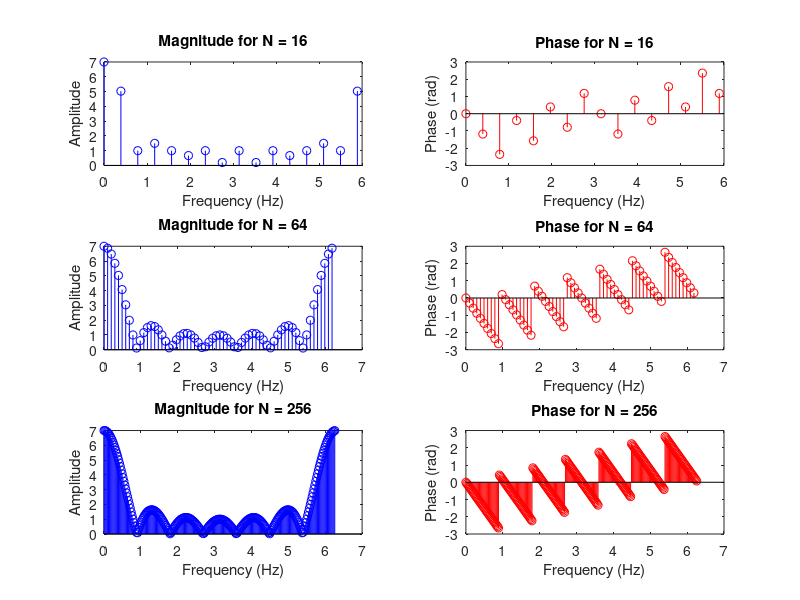

Reproduce this figure in MATLAB. (Note: this script raises an error after producing the figure.)
%% Signals and Systems Matlab Homework #6
%% Introduction
% * Author:                   Will Burgess
% * Class:                    ESE 351
% * Date:                     Created 3/25/2024, Last Edited 4/02/2024
% * With contributions from:  Mack Larosa, Tasha Igic, Mischa Tranor

close all
%% 1.d.i
N1 = 3;
N = [16,64,256];
n = -N1:1:N1;
x = ones(size(n));

figure, hold on
for i = 1:length(N)
N_current = N(i);
x_out = fft(x, N_current);
freq = (0:N_current-1) * (2*pi)/N_current;

% Plot magnitude Left hand
subplot(3,2,2*i-1)
stem(freq, abs(x_out), 'b');
title(['Magnitude for N = ' num2str(N_current)]);
xlabel('Frequency (Hz)');
ylabel('Amplitude')

% Plot phase Right hand
subplot(3,2,2*i)
stem(freq, angle(x_out),'r');
title(['Phase for N = ' num2str(N_current)]);
xlabel('Frequency (Hz)');
ylabel('Phase (rad)')

end
sgtitle('4.d.i')
hold off
%% 1.d.ii
N1 = [2,6,10];
N = 256;

figure, hold on
for i = 1:length(N1)
n = -N1(i):1:N1(i);
N1_current = N1(i);
x = ones(length(n));

x_out = fft(x, N);
freq = (0:N-1) * (2*pi)/N;

% Plot magnitude Left hand
subplot(3,2,2*i-1)
stem(freq, abs(x_out), 'b');
title(['Magnitude for N1 = ' num2str(N1_current)]);
xlabel('Frequency (Hz)');
ylabel('Amplitude')

% Plot phase Right hand
subplot(3,2,2*i)
stem(freq, angle(x_out),'r');
title(['Phase for N1 = ' num2str(N1_current)]);
xlabel('Frequency (Hz)');
ylabel('Phase (rad)')

end
sgtitle('4.d.ii')
hold off

%% 1.d.iii.1
N1 = 6;
N = 256;
n = 0:1:N1;
x = ones(size(n));
x = [zeros(1,3), x(1:(end - 3))];
freq = (0:N-1) * (2*pi)/N;

x_out = fft(x,N);

figure, hold on

% Plot magnitude top
subplot(2,1,1)
stem(freq, abs(x_out), 'b');
title('Magnitude for x[n-3]');
xlabel('Frequency (Hz)');
ylabel('Amplitude')

% Plot phase bot
subplot(2,1,2)
stem(freq, angle(x_out),'r');
title('Phase for x[n-3]');
xlabel('Frequency (Hz)');
ylabel('Phase (rad)')

sgtitle('4.d.iii.1')
hold off

%% 1.d.iii.2
N1 = 6;
N = 256;
n = 0:1:N1;
x = ones(size(n));
x = x - 0.5;
freq = (0:N-1) * (2*pi)/N;

x_out = fft(x,N);

figure, hold on

% Plot magnitude top
subplot(2,1,1)
stem(freq, abs(x_out), 'b');
title('Magnitude for x[n] - 0.5');
xlabel('Frequency (Hz)');
ylabel('Amplitude')

% Plot phase bot
subplot(2,1,2)
stem(freq, angle(x_out),'r');
title('Phase for x[n] - 0.5');
xlabel('Frequency (Hz)');
ylabel('Phase (rad)')

sgtitle('4.d.iii.1')
hold off
